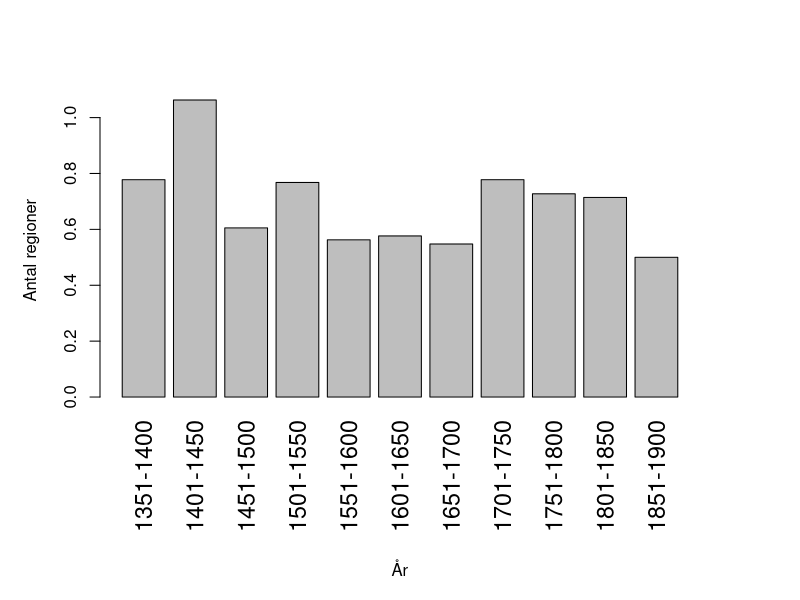
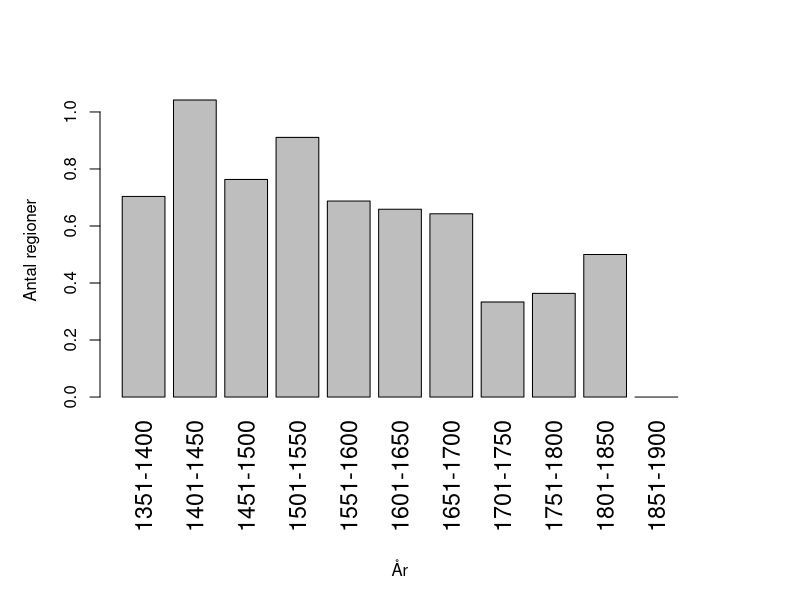
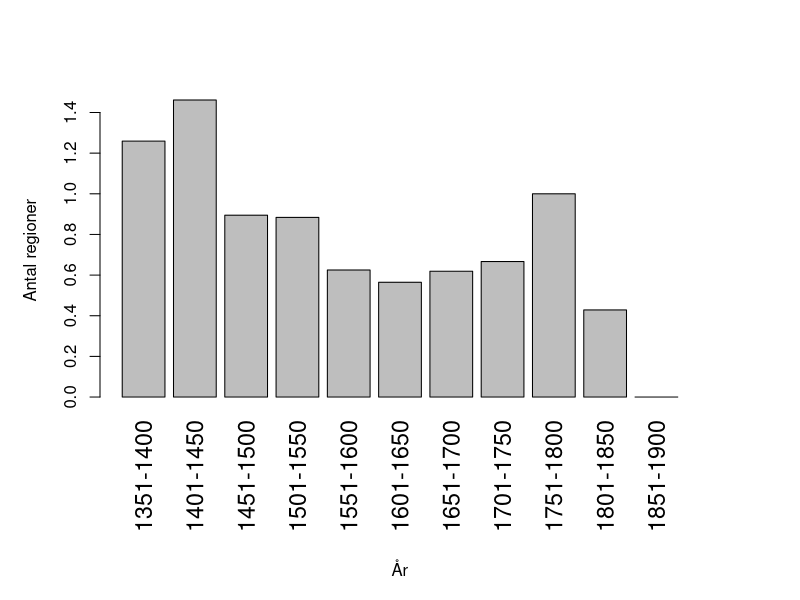
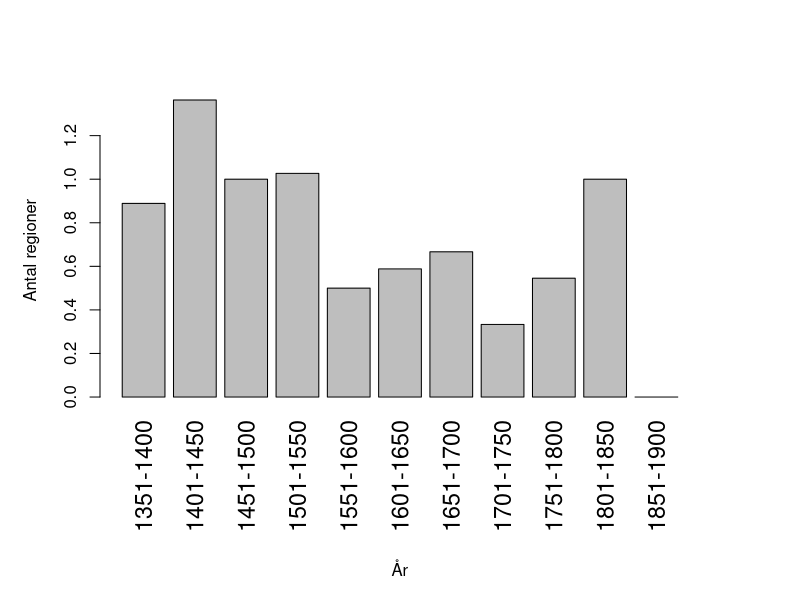

Write R code to recreate these figures, in order.
d0 <- read.table("csv/yearcut0U.csv", sep=",",header=TRUE)
d1 <- read.table("csv/yearcut1U.csv", sep=",",header=TRUE)
d2 <- read.table("csv/yearcut2U.csv", sep=",",header=TRUE)
d3 <- read.table("csv/yearcut3U.csv", sep=",",header=TRUE)

png("billeder/yearcut0U.png", height = 480, width = 800)
par(las=3, lheight =6, mai=c(2,1,1,1))
barplot(d0$interessante.regioner,beside=TRUE,names=d0$ratios,  cex.axis=1.0, cex.names = 1.4, ylab = "Antal regioner" )
par(las=1)
mtext(1, text = "År", line = 8)
dev.off()

png("billeder/yearcut1U.png", height = 480, width = 800)
par(las=3, lheight =6, mai=c(2,1,1,1))
barplot(d1$interessante.regioner,beside=TRUE,names=d1$ratios, cex.axis=1.0,  cex.names = 1.4, ylab = "Antal regioner"  )
par(las=1)
mtext(1, text = "År", line = 8)
dev.off()

png("billeder/yearcut2U.png", height = 480, width = 800)
par(las=3, lheight =6, mai=c(2,1,1,1))
barplot(d2$interessante.regioner,beside=TRUE,names=d2$ratios, cex.axis=1.0, cex.names = 1.4, ylab = "Antal regioner")
par(las=1)
mtext(1, text = "År", line = 8)
dev.off()

png("billeder/yearcut3U.png", height = 480, width = 800)
par(las=3, lheight =6, mai=c(2,1,1,1))
barplot(d3$interessante.regioner,beside=TRUE,names=d3$ratios, cex.axis=1.0,  cex.names = 1.4, ylab = "Antal regioner")
par(las=1)
mtext(1, text = "År", line = 8)
dev.off()
q()
